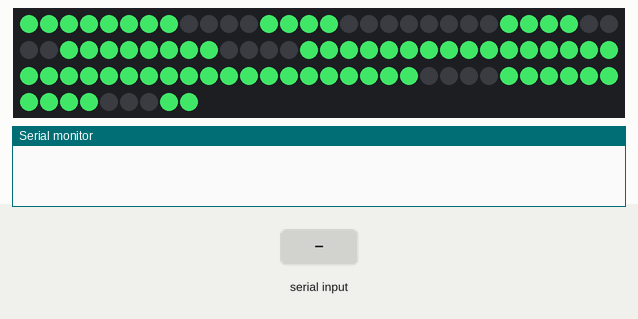
A sketch run on a simulated Arduino Uno, built with avr-gcc and run on an emulated ATmega328P. Parts: 99 RGB LEDs in strip order, left to right, continuing on the next row, the last lines printed to the serial monitor. The inputs (shaded band) are chosen by the test bench. Dim RGB values are drawn brighter than linear; the local clock reads 2024-03-15 10:24:30 at power-on unless the sketch sets it.

Above: at 2.0 s.
2.1 s: "s,45\n" received over Serial
4.3 s: "h90\n" received over Serial
At 5.2 s:
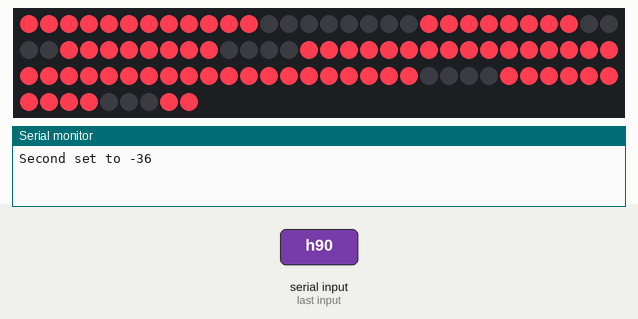
7.3 s: "s" received over Serial
At 8.3 s:
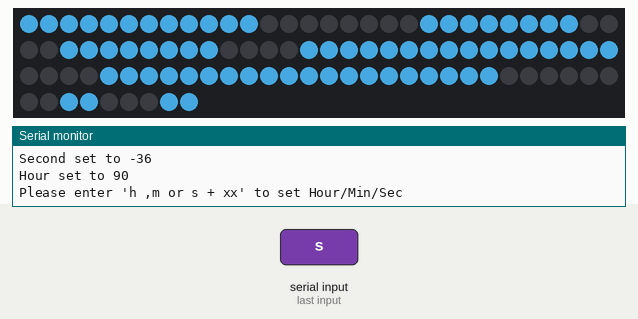
10.3 s: "s90\n" received over Serial
At 11.96 s:
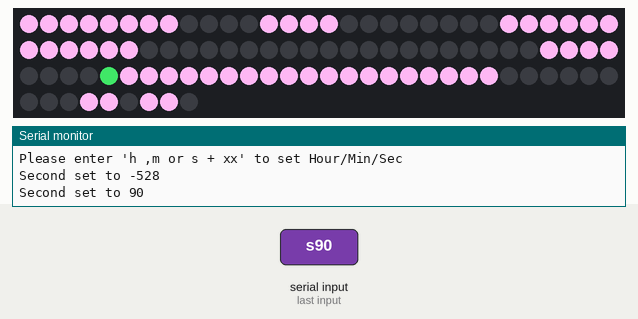
13.3 s: "m90\n" received over Serial
At 14.8 s:
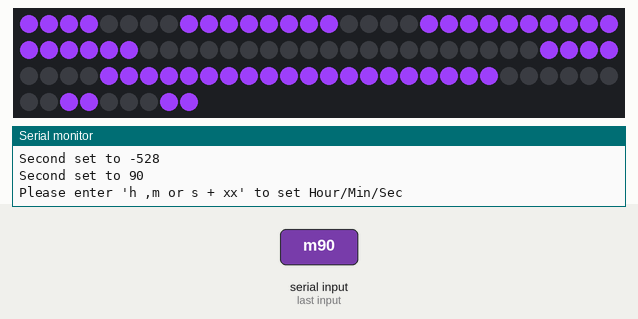
16.3 s: "90,45\n" received over Serial
At 21.4 s:
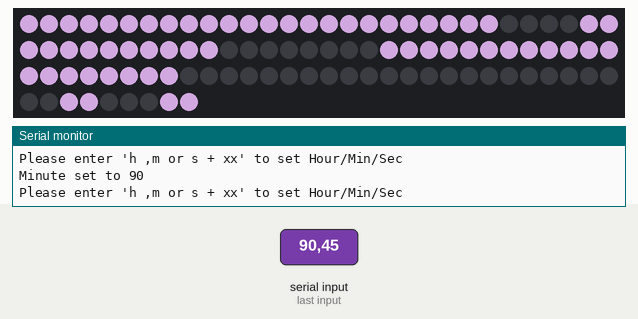
Timing chart, 0 to 22.9 s (numbered marks = the images above; inputs shaded):
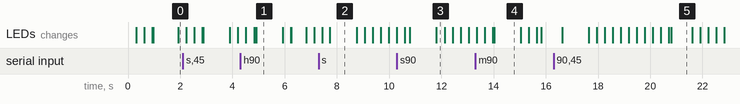

Measured:
- after the input at 4.3 s, the LEDs: first differ from a run without the input after 0.61 s (image 1)
- after the input at 13.3 s, the LEDs: first differ from a run without the input after 0.72 s (image 4)
- what the display in image 1 shows lasts 1.0 s, from 4.9 s to 5.9 s

The sketch:

RGB_LED_CLOCK.ino
```cpp
#include "FastLED.h"
#include <SimpleTimer.h>
#include <DS3231.h>
// Init the DS3231 using the hardware interface
DS3231  rtc(SDA, SCL);
Time ds3231;

unsigned char hh = 0, mm = 0, ss = 0;

SimpleTimer timer;

char half_sec_flag = 0;

#define ANIMATION_SPEED  10

#define DATA_PIN 2

#define LED_NUM  99//7*4*3 + 4*2 + 7
CRGB led_buffer[LED_NUM];

unsigned char LED_color_config[LED_NUM][3];

void LED_clear_buffer (char b)
{
  if (b > 1)
    for (int i = (4 - b) * 28; i < (4 - b + 1) * 28; i++)
      led_buffer[i] = CRGB(0, 0, 0);
  else if (b == 1)
    for (int i = (4 - b) * 28; i < (4 - b) * 28 + 8; i++)
      led_buffer[i] = CRGB(0, 0, 0);
}

void LED_diplay_bit_off (char b)
{
  LED_clear_buffer(b);
  FastLED.show();
}

void LED_display_num_0 (char b, unsigned char LED_color_config[LED_NUM][3])
{
  char temp = 0;

  for (int i = 0; i < 12; i++)
  {
    temp = i + 12;
    led_buffer[temp + (4 - b) * 28] = CRGB(LED_color_config[temp + (4 - b) * 28][0], LED_color_config[temp + (4 - b) * 28][1], LED_color_config[temp + (4 - b) * 28][2]);
    FastLED.show();
    delay(ANIMATION_SPEED);
  }
  for (int i = 0; i < 12; i++)
  {
    temp = i;
    led_buffer[temp + (4 - b) * 28] = CRGB(LED_color_config[temp + (4 - b) * 28][0], LED_color_config[temp + (4 - b) * 28][1], LED_color_config[temp + (4 - b) * 28][2]);
    FastLED.show();
    delay(ANIMATION_SPEED);
  }
}

void LED_display_num_1 (char b, unsigned char LED_color_config[28][3])
{
  char temp = 0;


  for (int i = 0; i < 8; i++)
  {
    temp = 7 - i;
    led_buffer[temp + (4 - b) * 28] = CRGB(LED_color_config[temp + (4 - b) * 28][0], LED_color_config[temp + (4 - b) * 28][1], LED_color_config[temp + (4 - b) * 28][2]);
    FastLED.show();
    delay(ANIMATION_SPEED);
  }
}

void LED_display_num_2 (char b, unsigned char LED_color_config[28][3])
{
  char temp = 0;


  for (int i = 0; i < 4; i++)
  {
    temp = 11 - i;
    led_buffer[temp + (4 - b) * 28] = CRGB(LED_color_config[temp + (4 - b) * 28][0], LED_color_config[temp + (4 - b) * 28][1], LED_color_config[temp + (4 - b) * 28][2]);
    FastLED.show();
    delay(ANIMATION_SPEED);
  }
  for (int i = 0; i < 4; i++)
  {
    temp = 7 - i;
    led_buffer[temp + (4 - b) * 28] = CRGB(LED_color_config[temp + (4 - b) * 28][0], LED_color_config[temp + (4 - b) * 28][1], LED_color_config[temp + (4 - b) * 28][2]);
    FastLED.show();
    delay(ANIMATION_SPEED);
  }
  for (int i = 0; i < 4; i++)
  {
    temp = 24 + i;
    led_buffer[temp + (4 - b) * 28] = CRGB(LED_color_config[temp + (4 - b) * 28][0], LED_color_config[temp + (4 - b) * 28][1], LED_color_config[temp + (4 - b) * 28][2]);
    FastLED.show();
    delay(ANIMATION_SPEED);
  }
  for (int i = 0; i < 4; i++)
  {
    temp = 16 + i;
    led_buffer[temp + (4 - b) * 28] = CRGB(LED_color_config[temp + (4 - b) * 28][0], LED_color_config[temp + (4 - b) * 28][1], LED_color_config[temp + (4 - b) * 28][2]);
    FastLED.show();
    delay(ANIMATION_SPEED);
  }
  for (int i = 0; i < 4; i++)
  {
    temp = 20 + i;
    led_buffer[temp + (4 - b) * 28] = CRGB(LED_color_config[temp + (4 - b) * 28][0], LED_color_config[temp + (4 - b) * 28][1], LED_color_config[temp + (4 - b) * 28][2]);
    FastLED.show();
    delay(ANIMATION_SPEED);
  }
}

void LED_display_num_3 (char b, unsigned char LED_color_config[28][3])
{
  char temp = 0;


  for (int i = 0; i < 4; i++)
  {
    temp = 11 - i;
    led_buffer[temp + (4 - b) * 28] = CRGB(LED_color_config[temp + (4 - b) * 28][0], LED_color_config[temp + (4 - b) * 28][1], LED_color_config[temp + (4 - b) * 28][2]);
    FastLED.show();
    delay(ANIMATION_SPEED);
  }
  for (int i = 0; i < 4; i++)
  {
    temp = 7 - i;
    led_buffer[temp + (4 - b) * 28] = CRGB(LED_color_config[temp + (4 - b) * 28][0], LED_color_config[temp + (4 - b) * 28][1], LED_color_config[temp + (4 - b) * 28][2]);
    FastLED.show();
    delay(ANIMATION_SPEED);
  }
  for (int i = 0; i < 4; i++)
  {
    temp = 27 - i;
    led_buffer[temp + (4 - b) * 28] = CRGB(LED_color_config[temp + (4 - b) * 28][0], LED_color_config[temp + (4 - b) * 28][1], LED_color_config[temp + (4 - b) * 28][2]);
    FastLED.show();
    delay(ANIMATION_SPEED);
  }
  for (int i = 0; i < 4; i++)
  {
    temp = 3 - i;
    led_buffer[temp + (4 - b) * 28] = CRGB(LED_color_config[temp + (4 - b) * 28][0], LED_color_config[temp + (4 - b) * 28][1], LED_color_config[temp + (4 - b) * 28][2]);
    FastLED.show();
    delay(ANIMATION_SPEED);
  }
  for (int i = 0; i < 4; i++)
  {
    temp = 23 - i;
    led_buffer[temp + (4 - b) * 28] = CRGB(LED_color_config[temp + (4 - b) * 28][0], LED_color_config[temp + (4 - b) * 28][1], LED_color_config[temp + (4 - b) * 28][2]);
    FastLED.show();
    delay(ANIMATION_SPEED);
  }
}

void LED_display_num_4 (char b, unsigned char LED_color_config[28][3])
{
  char temp = 0;


  for (int i = 0; i < 4; i++)
  {
    temp = 12 + i;
    led_buffer[temp + (4 - b) * 28] = CRGB(LED_color_config[temp + (4 - b) * 28][0], LED_color_config[temp + (4 - b) * 28][1], LED_color_config[temp + (4 - b) * 28][2]);
    FastLED.show();
    delay(ANIMATION_SPEED);
  }
  for (int i = 0; i < 4; i++)
  {
    temp = 27 - i;
    led_buffer[temp + (4 - b) * 28] = CRGB(LED_color_config[temp + (4 - b) * 28][0], LED_color_config[temp + (4 - b) * 28][1], LED_color_config[temp + (4 - b) * 28][2]);
    FastLED.show();
    delay(ANIMATION_SPEED);
  }
  for (int i = 0; i < 4; i++)
  {
    temp = 7 - i;
    led_buffer[temp + (4 - b) * 28] = CRGB(LED_color_config[temp + (4 - b) * 28][0], LED_color_config[temp + (4 - b) * 28][1], LED_color_config[temp + (4 - b) * 28][2]);
    FastLED.show();
    delay(ANIMATION_SPEED);
  }
  for (int i = 0; i < 4; i++)
  {
    temp = 3 - i;
    led_buffer[temp + (4 - b) * 28] = CRGB(LED_color_config[temp + (4 - b) * 28][0], LED_color_config[temp + (4 - b) * 28][1], LED_color_config[temp + (4 - b) * 28][2]);
    FastLED.show();
    delay(ANIMATION_SPEED);
  }
}

void LED_display_num_5 (char b, unsigned char LED_color_config[28][3])
{
  char temp = 0;


  for (int i = 0; i < 4; i++)
  {
    temp = 12 + i;
    led_buffer[temp + (4 - b) * 28] = CRGB(LED_color_config[temp + (4 - b) * 28][0], LED_color_config[temp + (4 - b) * 28][1], LED_color_config[temp + (4 - b) * 28][2]);
    FastLED.show();
    delay(ANIMATION_SPEED);
  }
  for (int i = 0; i < 4; i++)
  {
    temp = 27 - i;
    led_buffer[temp + (4 - b) * 28] = CRGB(LED_color_config[temp + (4 - b) * 28][0], LED_color_config[temp + (4 - b) * 28][1], LED_color_config[temp + (4 - b) * 28][2]);
    FastLED.show();
    delay(ANIMATION_SPEED);
  }
  for (int i = 0; i < 4; i++)
  {
    temp = 3 - i;
    led_buffer[temp + (4 - b) * 28] = CRGB(LED_color_config[temp + (4 - b) * 28][0], LED_color_config[temp + (4 - b) * 28][1], LED_color_config[temp + (4 - b) * 28][2]);
    FastLED.show();
    delay(ANIMATION_SPEED);
  }
  for (int i = 0; i < 4; i++)
  {
    temp = 23 - i;
    led_buffer[temp + (4 - b) * 28] = CRGB(LED_color_config[temp + (4 - b) * 28][0], LED_color_config[temp + (4 - b) * 28][1], LED_color_config[temp + (4 - b) * 28][2]);
    FastLED.show();
    delay(ANIMATION_SPEED);
  }
  for (int i = 0; i < 4; i++)
  {
    temp = 11 - i;
    led_buffer[temp + (4 - b) * 28] = CRGB(LED_color_config[temp + (4 - b) * 28][0], LED_color_config[temp + (4 - b) * 28][1], LED_color_config[temp + (4 - b) * 28][2]);
    FastLED.show();
    delay(ANIMATION_SPEED);
  }
}

void LED_display_num_6 (char b, unsigned char LED_color_config[28][3])
{
  char temp = 0;


  for (int i = 8; i < 24; i++)
  {
    temp = i;
    led_buffer[temp + (4 - b) * 28] = CRGB(LED_color_config[temp + (4 - b) * 28][0], LED_color_config[temp + (4 - b) * 28][1], LED_color_config[temp + (4 - b) * 28][2]);
    FastLED.show();
    delay(ANIMATION_SPEED);
  }
  for (int i = 0; i < 4; i++)
  {
    temp = i;
    led_buffer[temp + (4 - b) * 28] = CRGB(LED_color_config[temp + (4 - b) * 28][0], LED_color_config[temp + (4 - b) * 28][1], LED_color_config[temp + (4 - b) * 28][2]);
    FastLED.show();
    delay(ANIMATION_SPEED);
  }
  for (int i = 0; i < 4; i++)
  {
    temp = 24 + i;
    led_buffer[temp + (4 - b) * 28] = CRGB(LED_color_config[temp + (4 - b) * 28][0], LED_color_config[temp + (4 - b) * 28][1], LED_color_config[temp + (4 - b) * 28][2]);
    FastLED.show();
    delay(ANIMATION_SPEED);
  }
}

void LED_display_num_7 (char b, unsigned char LED_color_config[28][3])
{
  char temp = 0;


  for (int i = 0; i < 4; i++)
  {
    temp = 11 - i;
    led_buffer[temp + (4 - b) * 28] = CRGB(LED_color_config[temp + (4 - b) * 28][0], LED_color_config[temp + (4 - b) * 28][1], LED_color_config[temp + (4 - b) * 28][2]);
    FastLED.show();
    delay(ANIMATION_SPEED);
  }
  for (int i = 0; i < 4; i++)
  {
    temp = 7 - i;
    led_buffer[temp + (4 - b) * 28] = CRGB(LED_color_config[temp + (4 - b) * 28][0], LED_color_config[temp + (4 - b) * 28][1], LED_color_config[temp + (4 - b) * 28][2]);
    FastLED.show();
    delay(ANIMATION_SPEED);
  }
  for (int i = 0; i < 4; i++)
  {
    temp = 3 - i;
    led_buffer[temp + (4 - b) * 28] = CRGB(LED_color_config[temp + (4 - b) * 28][0], LED_color_config[temp + (4 - b) * 28][1], LED_color_config[temp + (4 - b) * 28][2]);
    FastLED.show();
    delay(ANIMATION_SPEED);
  }
}

void LED_display_num_8 (char b, unsigned char LED_color_config[28][3])
{
  char temp = 0;


  for (int i = 0; i < 4; i++)
  {
    temp = 4 + i;
    led_buffer[temp + (4 - b) * 28] = CRGB(LED_color_config[temp + (4 - b) * 28][0], LED_color_config[temp + (4 - b) * 28][1], LED_color_config[temp + (4 - b) * 28][2]);
    FastLED.show();
    delay(ANIMATION_SPEED);
  }
  for (int i = 0; i < 4; i++)
  {
    temp = 8 + i;
    led_buffer[temp + (4 - b) * 28] = CRGB(LED_color_config[temp + (4 - b) * 28][0], LED_color_config[temp + (4 - b) * 28][1], LED_color_config[temp + (4 - b) * 28][2]);
    FastLED.show();
    delay(ANIMATION_SPEED);
  }
  for (int i = 0; i < 4; i++)
  {
    temp = 12 + i;
    led_buffer[temp + (4 - b) * 28] = CRGB(LED_color_config[temp + (4 - b) * 28][0], LED_color_config[temp + (4 - b) * 28][1], LED_color_config[temp + (4 - b) * 28][2]);
    FastLED.show();
    delay(ANIMATION_SPEED);
  }
  for (int i = 0; i < 4; i++)
  {
    temp = 27 - i;
    led_buffer[temp + (4 - b) * 28] = CRGB(LED_color_config[temp + (4 - b) * 28][0], LED_color_config[temp + (4 - b) * 28][1], LED_color_config[temp + (4 - b) * 28][2]);
    FastLED.show();
    delay(ANIMATION_SPEED);
  }
  for (int i = 0; i < 4; i++)
  {
    temp = 3 - i;
    led_buffer[temp + (4 - b) * 28] = CRGB(LED_color_config[temp + (4 - b) * 28][0], LED_color_config[temp + (4 - b) * 28][1], LED_color_config[temp + (4 - b) * 28][2]);
    FastLED.show();
    delay(ANIMATION_SPEED);
  }
  for (int i = 0; i < 4; i++)
  {
    temp = 23 - i;
    led_buffer[temp + (4 - b) * 28] = CRGB(LED_color_config[temp + (4 - b) * 28][0], LED_color_config[temp + (4 - b) * 28][1], LED_color_config[temp + (4 - b) * 28][2]);
    FastLED.show();
    delay(ANIMATION_SPEED);
  }
  for (int i = 0; i < 4; i++)
  {
    temp = 19 - i;
    led_buffer[temp + (4 - b) * 28] = CRGB(LED_color_config[temp + (4 - b) * 28][0], LED_color_config[temp + (4 - b) * 28][1], LED_color_config[temp + (4 - b) * 28][2]);
    FastLED.show();
    delay(ANIMATION_SPEED);
  }
}

void LED_display_num_9 (char b, unsigned char LED_color_config[28][3])
{
  char temp = 0;


  for (int i = 0; i < 4; i++)
  {
    temp = 24 + i;
    led_buffer[temp + (4 - b) * 28] = CRGB(LED_color_config[temp + (4 - b) * 28][0], LED_color_config[temp + (4 - b) * 28][1], LED_color_config[temp + (4 - b) * 28][2]);
    FastLED.show();
    delay(ANIMATION_SPEED);
  }
  for (int i = 0; i < 16; i++)
  {
    temp = 15 - i;
    led_buffer[temp + (4 - b) * 28] = CRGB(LED_color_config[temp + (4 - b) * 28][0], LED_color_config[temp + (4 - b) * 28][1], LED_color_config[temp + (4 - b) * 28][2]);
    FastLED.show();
    delay(ANIMATION_SPEED);
  }
  for (int i = 0; i < 4; i++)
  {
    temp = 23 - i;
    led_buffer[temp + (4 - b) * 28] = CRGB(LED_color_config[temp + (4 - b) * 28][0], LED_color_config[temp + (4 - b) * 28][1], LED_color_config[temp + (4 - b) * 28][2]);
    FastLED.show();
    delay(ANIMATION_SPEED);
  }
}

void LED_display_num (char b, char d)
{
  switch (d)
  {
    case 0:
      LED_display_num_0(b, LED_color_config);
      break;

    case 1:
      LED_display_num_1(b, LED_color_config);
      break;

    case 2:
      LED_display_num_2(b, LED_color_config);
      break;

    case 3:
      LED_display_num_3(b, LED_color_config);
      break;

    case 4:
      LED_display_num_4(b, LED_color_config);
      break;

    case 5:
      LED_display_num_5(b, LED_color_config);
      break;

    case 6:
      LED_display_num_6(b, LED_color_config);
      break;

    case 7:
      LED_display_num_7(b, LED_color_config);
      break;

    case 8:
      LED_display_num_8(b, LED_color_config);
      break;

    case 9:
      LED_display_num_9(b, LED_color_config);
      break;
  }
}

void LED_display_dot ()
{
  led_buffer[92] = CRGB(LED_color_config[92][0] * half_sec_flag, LED_color_config[92][1] * half_sec_flag, LED_color_config[92][2] * half_sec_flag);
  led_buffer[93] = CRGB(LED_color_config[92][0], LED_color_config[92][1], LED_color_config[92][2]);
  led_buffer[94] = CRGB(LED_color_config[92][0] * !half_sec_flag, LED_color_config[92][1] * !half_sec_flag, LED_color_config[92][2] * !half_sec_flag);

  led_buffer[95] = CRGB(0, 0, 0);

  led_buffer[96] = CRGB(LED_color_config[96][0] * !half_sec_flag, LED_color_config[96][1] * !half_sec_flag, LED_color_config[96][2] * !half_sec_flag);
  led_buffer[97] = CRGB(LED_color_config[97][0], LED_color_config[97][1], LED_color_config[97][2]);
  led_buffer[98] = CRGB(LED_color_config[98][0] * half_sec_flag, LED_color_config[98][1] * half_sec_flag, LED_color_config[98][2] * half_sec_flag);
  FastLED.show();
}

void LED_display_refresh (char b, char d)
{
  static char last_data[4] = {0, 0, 0, 0};
  if (last_data[b - 1] != d)
  {
    last_data[b - 1] = d;
    LED_clear_buffer(b);
    LED_display_num(b, d);
  }
  else
  {
    LED_display_num(b, last_data[b - 1]);
  }
}

void time_display_refresh()
{
  (hh / 10) ?
  LED_display_refresh(1, hh / 10) :
  LED_diplay_bit_off(1);

  LED_display_refresh(2, hh % 10);
  LED_display_refresh(3, mm / 10);
  LED_display_refresh(4, mm % 10);
  LED_display_dot();
}

void LED_color_refresh()
{
  for (char i = 0; i < LED_NUM; i ++)
  {
    LED_color_config[i][0] = 50 * (ss % 5 + 1);
    LED_color_config[i][1] = 60 * (ss % 4 + 1);
    LED_color_config[i][2] = 80 * (ss % 3 + 1);
  }
}

void time_set()
{
  if (Serial.available() > 0)
  {
    String cmd = Serial.readString();
    int data = 0;
    switch (cmd[0])
    {
      case 'h':
        data = (cmd[1] - '0') * 10 + (cmd[2] - '0');
        rtc.setTime(data, mm, ss);
        Serial.print("Hour set to ");
        Serial.println(data);
        break;

      case 'm':
        data = (cmd[1] - '0') * 10 + (cmd[2] - '0');
        rtc.setTime(hh, data, ss);
        Serial.print("Minute set to ");
        Serial.println(data);
        break;

      case 's':
        data = (cmd[1] - '0') * 10 + (cmd[2] - '0');
        rtc.setTime(hh, mm, data);
        Serial.print("Second set to ");
        Serial.println(data);
        break;
    }
  }
}

void get_rtc_time ()
{
  (ds3231.hour > 12) ?
  hh = ds3231.hour - 12 :
       hh = ds3231.hour;
  mm = ds3231.min;
  ss = ds3231.sec;
}

void setup() {
  FastLED.addLeds<WS2812B, DATA_PIN,  GRB>(led_buffer, LED_NUM);
  timer.setInterval(250, repeatMe);
  // Initialize the rtc object
  rtc.begin();
  Serial.begin(9600);
}

void loop() {
  timer.run();
  ds3231 = rtc.getTime();
  get_rtc_time();
  LED_color_refresh();
  time_display_refresh();
  time_set();
}

void repeatMe() {
  static char cnt = 0;
  half_sec_flag = !half_sec_flag;
  if (cnt++ == 4)
  {
    cnt = 0;
    Serial.println("Please enter 'h ,m or s + xx' to set Hour/Min/Sec");
  }
}
```
